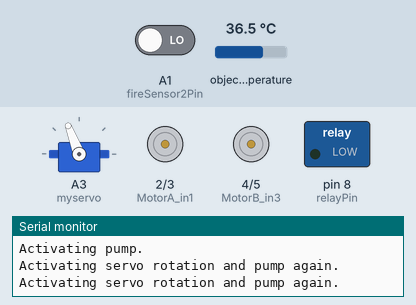
A sketch run on a simulated Arduino Uno, built with avr-gcc and run on an emulated ATmega328P. Parts: servo, motor-driver pin pairs drawn as motors (green arrow = first pin HIGH = forward, orange = second pin HIGH = backward, longer = more drive), switched loads named in the sketch (green lamp = pin HIGH), the last lines printed to the serial monitor. The inputs (shaded band) are chosen by the test bench; at power-on: A1 (fireSensor2Pin) LOW, object temperature 36.5 °C.

Above: at 5.8 s.
5.9 s: A1 (fireSensor2Pin) driven HIGH
At 6.18 s:
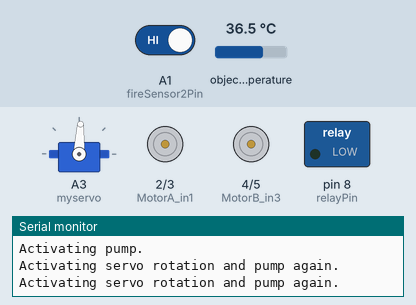
At 8.5 s:
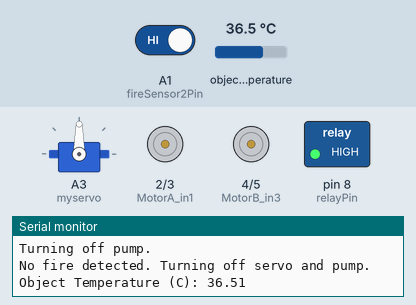
9.4 s: A1 (fireSensor2Pin) driven LOW
At 9.68 s:
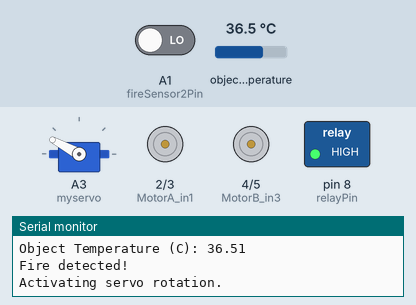
Timing chart, 0 to 59.5 s (numbered marks = the images above; inputs shaded):
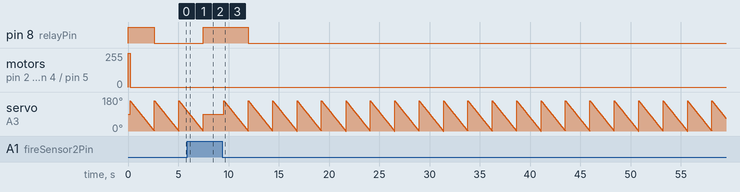

Measured:
- after the input at 5.9 s, pin 8 (relayPin): LOW → HIGH after 1.6 s

The sketch:

Fire_fighting_bot.ino
```cpp
#include <Servo.h>
#include <Wire.h>
#include <Adafruit_MLX90614.h>

Servo myservo;
Adafruit_MLX90614 mlx = Adafruit_MLX90614();  // Initialize MLX90614 object

const int fireSensor2Pin = A1;
const int relayPin = 8;    // Define the pin connected to the relay
const int MotorA_in1 = 2; // Define the pins for Motor A
const int MotorA_in2 = 3;
const int MotorB_in3 = 4; // Define the pins for Motor B
const int MotorB_in4 = 5;

bool motorMoved = false; // Flag to track if the motor has moved

void setup() {
  myservo.attach(A3);
  myservo.write(90); // Set servo to 90-degree position
  Serial.begin(9600);

  pinMode(fireSensor2Pin, INPUT);
  pinMode(relayPin, OUTPUT);     // Set relay pin as output
  digitalWrite(relayPin, HIGH);
  pinMode(MotorA_in1, OUTPUT);   // Set motor pins as output
  pinMode(MotorA_in2, OUTPUT);
  pinMode(MotorB_in3, OUTPUT);
  pinMode(MotorB_in4, OUTPUT);

  mlx.begin();  // Initialize MLX90614 sensor
}

void loop() {
  bool fire2Value = digitalRead(fireSensor2Pin) == LOW;

  if (fire2Value) {
    Serial.println("Fire detected!");

    // Move motor forward only the first time it detects flame
    if (!motorMoved) {
      Serial.println("Moving motor forward.");
      digitalWrite(MotorA_in1, HIGH);
      digitalWrite(MotorA_in2, LOW);
      digitalWrite(MotorB_in3, HIGH);
      digitalWrite(MotorB_in4, LOW);
      delay(200); // Move motor forward for half a second
      digitalWrite(MotorA_in1, LOW);
      digitalWrite(MotorA_in2, LOW);
      digitalWrite(MotorB_in3, LOW);
      digitalWrite(MotorB_in4, LOW);

      motorMoved = true; // Set flag to true
    }

    // Activate servo gradually
    Serial.println("Activating servo rotation.");
    for (int pos = 160; pos >= 0; pos -= 1) {
      myservo.write(pos);
      delay(15);
    }

    // Activate pump simultaneously with servo
    Serial.println("Activating pump.");
    digitalWrite(relayPin, LOW);

    // Check fire sensor value again
    fire2Value = digitalRead(fireSensor2Pin) == LOW;

    // If fire is still detected, run the loop again
    while (fire2Value) {
      // Activate servo and pump again
      Serial.println("Activating servo rotation and pump again.");
      for (int pos = 160; pos >= 0; pos -= 1) {
        myservo.write(pos);
        delay(15);
      }
      digitalWrite(relayPin, LOW);

      // Check fire sensor value again
      fire2Value = digitalRead(fireSensor2Pin) == LOW;
    }

    // Turn off servo
    Serial.println("Turning off servo.");
    myservo.write(90);

    // Turn off pump
    Serial.println("Turning off pump.");
    digitalWrite(relayPin, HIGH);

    Serial.println("No fire detected. Turning off servo and pump.");
  }

  // Print temperature from MLX90614 sensor
  float objTempC = mlx.readObjectTempC(); // Read object temperature in Celsius
  Serial.print("Object Temperature (C): ");
  Serial.println(objTempC);

  // Delay before next iteration
  delay(2000);
}
```
